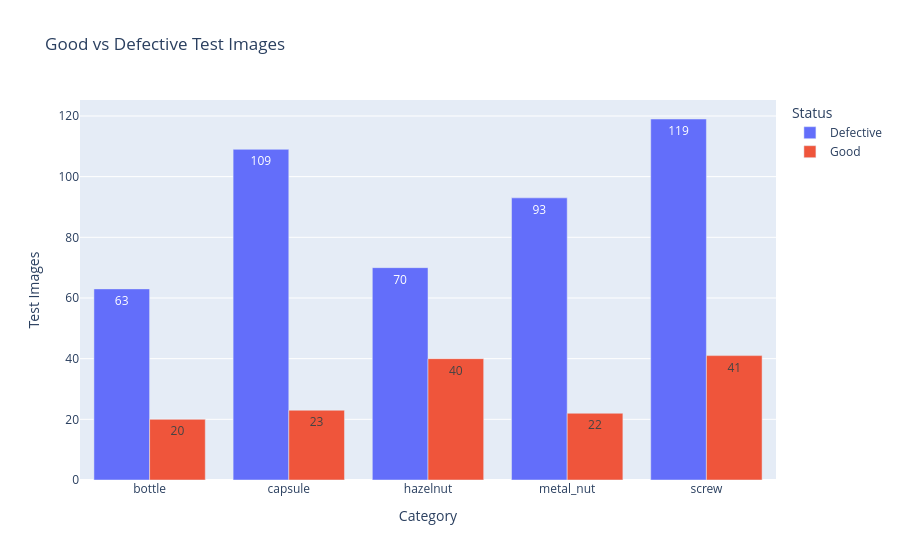

The notebook cell saved with this chart:
### Markdown cell above
## Plotly — Good vs Defective

### Code cell
if status_distribution_df.empty:
    print("No test-status data available for plotting.")
else:
    fig = px.bar(
        status_distribution_df,
        x="Category",
        y="Test Images",
        color="Status",
        barmode="group",
        text_auto=True,
        title="Good vs Defective Test Images",
    )

    fig.update_layout(
        xaxis_title="Category",
        yaxis_title="Test Images",
    )

    save_plotly_figure(
        fig,
        "Good vs Defective Test Images",
    )
    fig.show()

### Figure 1 — Plotly figure (JSON) as saved in the notebook; plotly's stock layout.template omitted (floating-point values rounded to 4 significant figures)
{"data": [{"alignmentgroup": "True", "hovertemplate": "Status=Defective<br>Category=%{x}<br>Test Images=%{y}<extra></extra>", "legendgroup": "Defective", "marker": {"color": "#636efa", "pattern": {"shape": ""}}, "name": "Defective", "offsetgroup": "Defective", "orientation": "v", "showlegend": true, "textposition": "auto", "texttemplate": "%{y}", "type": "bar", "x": ["bottle", "capsule", "hazelnut", "metal_nut", "screw"], "xaxis": "x", "y": [63, 109, 70, 93, 119], "yaxis": "y"}, {"alignmentgroup": "True", "hovertemplate": "Status=Good<br>Category=%{x}<br>Test Images=%{y}<extra></extra>", "legendgroup": "Good", "marker": {"color": "#EF553B", "pattern": {"shape": ""}}, "name": "Good", "offsetgroup": "Good", "orientation": "v", "showlegend": true, "textposition": "auto", "texttemplate": "%{y}", "type": "bar", "x": ["bottle", "capsule", "hazelnut", "metal_nut", "screw"], "xaxis": "x", "y": [20, 23, 40, 22, 41], "yaxis": "y"}], "layout": {"barmode": "group", "legend": {"title": {"text": "Status"}, "tracegroupgap": 0}, "title": {"text": "Good vs Defective Test Images"}, "xaxis": {"anchor": "y", "domain": [0, 1], "title": {"text": "Category"}}, "yaxis": {"anchor": "x", "domain": [0, 1], "title": {"text": "Test Images"}}}}
